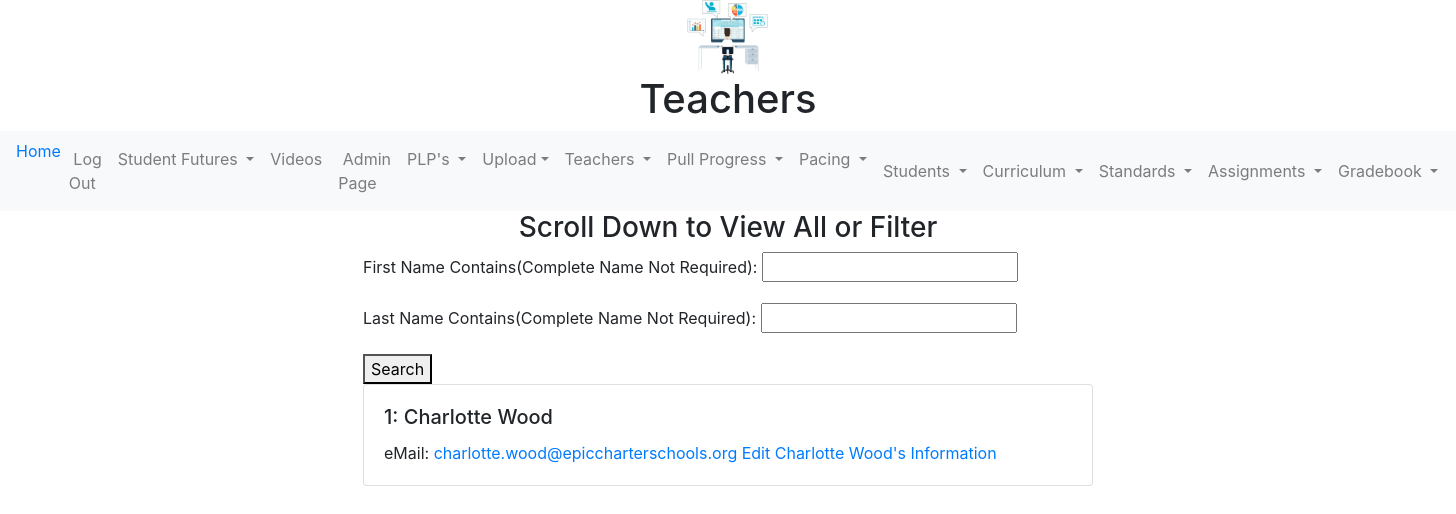
/teachers/ (signed in), run on the app's committed database.
### mygrades/models.py (models this page shows, shortened)
class Teacher(models.Model):
    first_name = models.CharField(max_length=75, null=False)
    last_name = models.CharField(max_length=75, null=False)
    email = models.CharField(max_length=75, null=False)
    zoom = models.CharField(max_length=75, null=True)
    syllabus = models.CharField(max_length=75, null=True)
    principal_email = models.CharField(max_length=75, null=True)
    phone = models.CharField(max_length=75, null=True)
    class Meta:
        unique_together = ("first_name", "last_name", "email")
    def get_edit_url(self):
        return f"/teachers/{self.pk}/edit"

### mygrades/views.py (the view)
# urls.py: path("teachers/", teacher_list_view),
@login_required
def teacher_list_view(request):
    my_title = "Teachers"
    qs = Teacher.objects.all()
    teacher_filter = TeacherFilter(request.GET, queryset=qs)
    template_name = "teacher_list_view.html"
    context = {"object_list": teacher_filter, "title": my_title}
    return render(request, template_name, context)

### mygrades/templates/teacher_list_view.html
{% extends "base.html" %}
{% block content %}
<h3 align="center"> Scroll Down to View All or Filter </h3>
<form method="get">
    {{ object_list.form.as_p }}
    <button type="submit">Search</button>
</form>
{% for object in object_list.qs%}
{% include 'teacher_list_inline.html'%}
{% endfor %}
{% endblock %}

### mygrades/templates/teacher_list_inline.html
<div class='col-20 col-md-50 mb-1 mx-auto'>
<div class='card'>
  <div class='card-body'>
      <h5 class = 'card-title'>  {{object.id}}:
        {{object.first_name}} {{object.last_name}} </h5>
      <div class = 'card-text'> eMail: <a href = "mailto:{{object.email}}">{{object.email}}</a>
      <a href='{{ object.get_edit_url }}' > Edit {{object.first_name}}
        {{object.last_name}}'s Information</a>
      </div>
  </div>
</div>
</div>

### data on the page
Teacher: id "1", first_name "Charlotte", last_name "Wood", email "charlotte.wood@epiccharterschools.org"

### other printed values
{{ title }} "Teachers"
